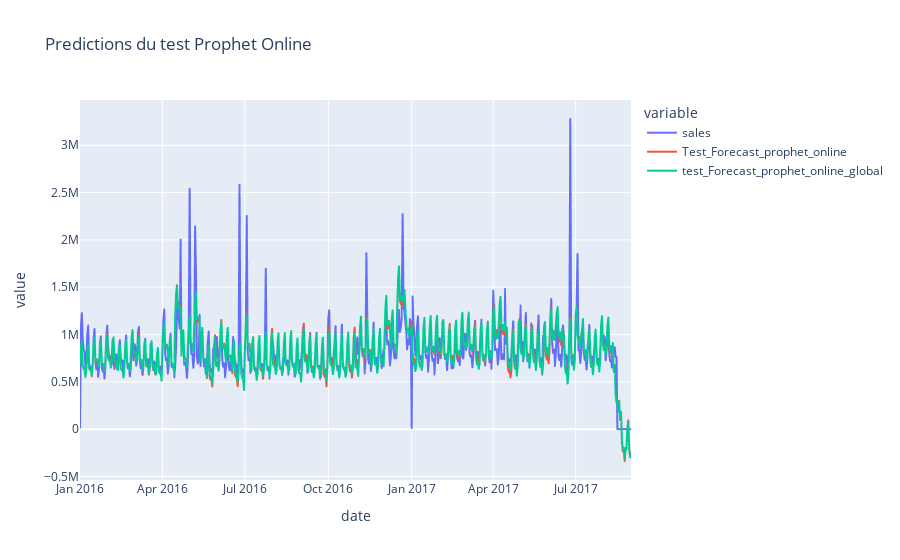

Notebook source saved alongside this figure:
### Code cell
fig = px.line(All_prevision, x='date', y=['sales', 'Test_Forecast_prophet_online','test_Forecast_prophet_online_global'],title="Predictions du test Prophet Online")
fig.show()

### Figure 1 — Plotly figure (JSON) as saved in the notebook; plotly's stock layout.template omitted (floating-point values rounded to 4 significant figures; data arrays with more than 128 entries replaced by an {"elided": "..."} marker saying what was removed)
{"data": [{"hovertemplate": "variable=sales<br>date=%{x}<br>value=%{y}<extra></extra>", "legendgroup": "sales", "line": {"color": "#636efa", "dash": "solid"}, "marker": {"symbol": "circle"}, "mode": "lines", "name": "sales", "showlegend": true, "type": "scattergl", "x": {"elided": "608 str values"}, "xaxis": "x", "y": {"elided": "608 float values"}, "yaxis": "y"}, {"hovertemplate": "variable=Test_Forecast_prophet_online<br>date=%{x}<br>value=%{y}<extra></extra>", "legendgroup": "Test_Forecast_prophet_online", "line": {"color": "#EF553B", "dash": "solid"}, "marker": {"symbol": "circle"}, "mode": "lines", "name": "Test_Forecast_prophet_online", "showlegend": true, "type": "scattergl", "x": {"elided": "608 str values"}, "xaxis": "x", "y": {"elided": "608 float values"}, "yaxis": "y"}, {"hovertemplate": "variable=test_Forecast_prophet_online_global<br>date=%{x}<br>value=%{y}<extra></extra>", "legendgroup": "test_Forecast_prophet_online_global", "line": {"color": "#00cc96", "dash": "solid"}, "marker": {"symbol": "circle"}, "mode": "lines", "name": "test_Forecast_prophet_online_global", "showlegend": true, "type": "scattergl", "x": {"elided": "608 str values"}, "xaxis": "x", "y": {"elided": "608 float values"}, "yaxis": "y"}], "layout": {"legend": {"title": {"text": "variable"}, "tracegroupgap": 0}, "title": {"text": "Predictions du test Prophet Online"}, "xaxis": {"anchor": "y", "domain": [0, 1], "title": {"text": "date"}}, "yaxis": {"anchor": "x", "domain": [0, 1], "title": {"text": "value"}}}}
